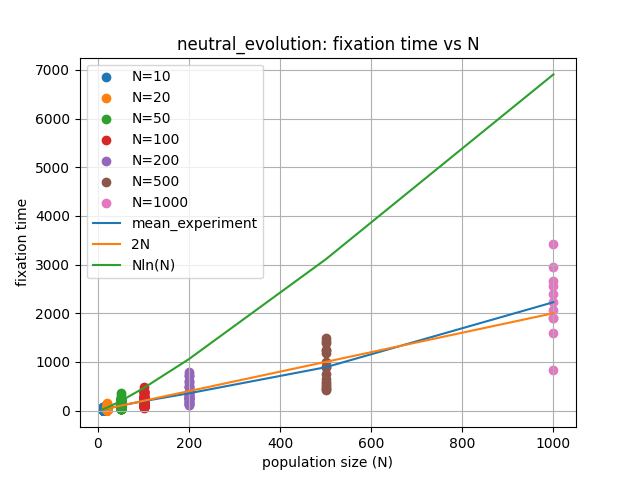

Python code for this plot:
import numpy as np
import matplotlib.pyplot as plt
from neutral_drift_model import neutral_evolution

population_sizes = [10, 20, 50, 100, 200, 500, 1000]
trial_count = 10000

mean_fixation_times = []
two_N_curve = []
n_ln_n_curve = []

for population_size in population_sizes:
    result, _, mean_fixation_time, _ = neutral_evolution(population_size, trial_count=trial_count)
    mean_fixation_times.append(mean_fixation_time)
    two_N_curve.append(2 * population_size)
    n_ln_n_curve.append(population_size * np.log(population_size))
    plt.scatter([population_size]*len(result), result, label=f"N={population_size}")

plt.plot(population_sizes, mean_fixation_times, label="mean_experiment")
plt.plot(population_sizes, two_N_curve, label="2N")
plt.plot(population_sizes, n_ln_n_curve, label="Nln(N)")
plt.title("neutral_evolution: fixation time vs N")
plt.xlabel("population size (N)")
plt.ylabel("fixation time")
plt.legend()
plt.grid(True)
plt.savefig("fixation_time_population_sweep.png")
plt.show()
